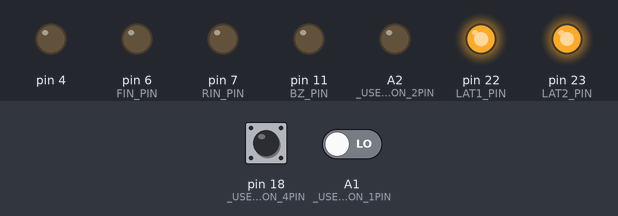
The sketch below on a simulated Arduino Leonardo, built with avr-gcc and run on an emulated ATmega32U4. Shown: output pins drawn as LEDs (lit = HIGH). The inputs (shaded band) are chosen by the test bench; at power-on: pin 18 (_USER_CON_4PIN) HIGH, A1 (_USER_CON_1PIN) LOW.

Above: at 0.1 s.
Timing chart, 0 to 3.5 s (numbered marks = the images above):
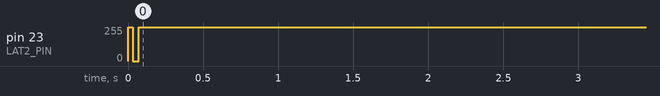

Measured:
- by itself, pin 23 (LAT2_PIN): 255/255 → 254/255 at 0.03 s, → 255/255 1.9 s later

The sketch:

swspm_3.ino
```cpp
#define USE_TIMER3_ISR
#include "mono_con.h"

const int D2 = 18; //タクトスイッチをデジタルD2へ接続。
const int D3 = 19; //トグルスイッチをデジタルD3へ接続。

word sTime;
word spm;
word wait;

int SW = 0;
int TSW = 0;

void setup(void) {
  config_init();
  serial_init();
}

ISR(TIMER3_COMPA_vect) {
  if (sTime > 5) {
    sTime = 0;

    SW = digitalRead(D2);
    TSW = digitalRead(D3);
  }

  sTime++;
  spm++;
  wait++;
}

int phase = 0;
int rotate = 0;
int status = 1;
int prevSW = HIGH;
int dir = 1;
const int speed = 15;

void loop(void) {
  if (TSW == HIGH) {
    dir = 1;
  } else {
    dir = -1;
  }

  if (SW == LOW && prevSW == HIGH && status == 0) {
    status = 1;
  }

  if (status == 1) {
    if (spm > speed && rotate < 120) {
      spm = 0;
      rotate++;
      lm.color.SM = stepm_init(phase);
      led_stepmotor(lm.b8);
      phase += dir;
      if (phase > 3) phase = 0;
      else if (phase < 0) phase = 3;
    }

    if (rotate >= 120) {
      status = 0;
      wait = 0;
      rotate = 0;
    }

  }

  prevSW = SW;
}
```

mono_con.h
```cpp
//===================================================================================================================
//
//  高校生ものづくりコンテスト2026岡山県大会用 ArduinoShield
//
//    出力回路: 百エディケーション製
//    https://hyakuedu.wordpress.com/
//
//    CPU Board: Arduino MEGA 2560 R3
//                                     2026/01/08 OKAKO
//
//===================================================================================================================
#ifndef _MONO_CON_2026_H
#define _MONO_CON_2026_H

//--- Arduino  ATmega2560 Input
#define _USER_CON_1PIN A1
#define _USER_CON_2PIN A2
#define _USER_CON_3PIN 17
#define _USER_CON_4PIN 18
#define _USER_CON_5PIN 19
#define _USER_CON_6PIN 40
#define _USER_CON_7PIN 42
#define _USER_CON_8PIN 20 //GND

//--- OKAKO_Shield_CN2
#define BOARD_SW_PIN 26
#define BZ_PIN 11
#define FIN_PIN 6
#define RIN_PIN 7
#define LAT2_PIN 23
#define LAT1_PIN 22
#define SCK_PIN 24
#define SDI_PIN 25

//--- セグメントLED 0-9,blank
int num[11] = { 0x3f, 0x06, 0x5b, 0x4f, 0x66,  //0, 1, 2, 3, 4
                0x6d, 0x7d, 0x27, 0x7f, 0x6f,  //5, 6, 7, 8, 9
                0x00 };                        //blank

//--- レジスタ初期設定
void config_init(void) {
  pinMode(_USER_CON_1PIN, INPUT);
  pinMode(_USER_CON_2PIN, INPUT);
  pinMode(_USER_CON_3PIN, INPUT);
  pinMode(_USER_CON_4PIN, INPUT);
  pinMode(_USER_CON_5PIN, INPUT);
  pinMode(_USER_CON_6PIN, INPUT);
  pinMode(_USER_CON_7PIN, INPUT);

  pinMode(_USER_CON_8PIN, OUTPUT);
  digitalWrite(_USER_CON_8PIN, LOW); //IN_D4をGND設定

  pinMode(BOARD_SW_PIN, INPUT);
  pinMode(BZ_PIN, OUTPUT);
  pinMode(RIN_PIN, OUTPUT);
  pinMode(FIN_PIN, OUTPUT);
  pinMode(LAT1_PIN, OUTPUT);
  pinMode(LAT2_PIN, OUTPUT);
  pinMode(SCK_PIN, OUTPUT);
  pinMode(SDI_PIN, OUTPUT);

  ////////// DCモータ制御用PWM信号生成用のタイマ(Timer4)の周波数を31.37KHzに変更 //////////
  TCCR4B = (TCCR4B & 0b11111000) | 0x01;

#ifdef USE_TIMER3_ISR
  ////////// 1ms割り込み用のタイマ(Timer3)の初期化 //////////
  TCCR3A = 0;
  TCCR3B = 0x0b;
  // OCR3A = 124;
  OCR3A = 249;
  TIMSK3 = 2;
#endif
}

//--- 構造体宣言bitset
struct bitset {
  int SDI : 1;   // bit0 シリアルデータ
  int SCK : 1;   // bit1 シリアルクロック
  int LAT1 : 1;  // bit2 7seg LED 系ラッチ
  int LAT2 : 1;  // bit3 フルカラーLED,step モータ系ラッチ
  int DCM : 2;   // bit4,5 DC モータの動作モード
  int BZ : 1;    // bit6 圧電スピーカ
  int TSW : 1;   // bit7 タクトスイッチ入力
};
struct bitset RC;  // 構造体変数

//--- 共用体宣言lm (LED & step Motor)
union {
  struct
  {               //--- 構造体宣言，bit というグループ名
    int SM : 4;   // bit0 ～ bit3 ステッピングモータ励磁信号
    int R : 1;    // bit4 フルカラーLED，赤色
    int B : 1;    // bit5 フルカラーLED，青色
    int G : 1;    // bit6 フルカラーLED，緑色
    int res : 1;  // bit7 未使用
  } bit;          // bit アクセス名
  struct
  {
    int SM : 4;
    int GBR : 3;  // フルカラーLED, カラーコードを3bitで指定
    int res : 1;
  } color;  // GBRを3ビットアクセス名
  int b8;   // byte アクセス名
} lm;       // 共用体変数名

//--- U1,U2,U3初期化
void serial_init(void) {
  //U1
  digitalWrite(LAT1_PIN, LOW);
  shiftOut(SDI_PIN, SCK_PIN, MSBFIRST, 0x00);
  digitalWrite(LAT1_PIN, HIGH);

  //U2
  digitalWrite(LAT1_PIN, LOW);
  shiftOut(SDI_PIN, SCK_PIN, MSBFIRST, 0x00);
  digitalWrite(LAT1_PIN, HIGH);

  //u3
  digitalWrite(LAT2_PIN, LOW);
  shiftOut(SDI_PIN, SCK_PIN, MSBFIRST, 0x00);
  digitalWrite(LAT2_PIN, HIGH);
}

//--- 2桁7セグメントLEDの表示関数
int disp(char leftPat, char rightPat) {
  digitalWrite(LAT1_PIN, LOW);
  shiftOut(SDI_PIN, SCK_PIN, MSBFIRST, leftPat);
  digitalWrite(LAT1_PIN, HIGH);

  digitalWrite(LAT1_PIN, LOW);
  shiftOut(SDI_PIN, SCK_PIN, MSBFIRST, rightPat);
  digitalWrite(LAT1_PIN, HIGH);
}

//--- ステッピングモータの初期設定関数
int stepm_init(int n) {
  int spm[5] = { 0x9,     // A
                 0xc,     // B
                 0x6,     // nA
                 0x3,     // nB
                 0x00 };  // Stop

  return spm[n];
}

//--- フルカラーLEDとステッピングモータの動作制御関数
int led_stepmotor(char n) {
  digitalWrite(LAT2_PIN, LOW);
  shiftOut(SDI_PIN, SCK_PIN, MSBFIRST, n);
  digitalWrite(LAT2_PIN, HIGH);
}

#endif
```
